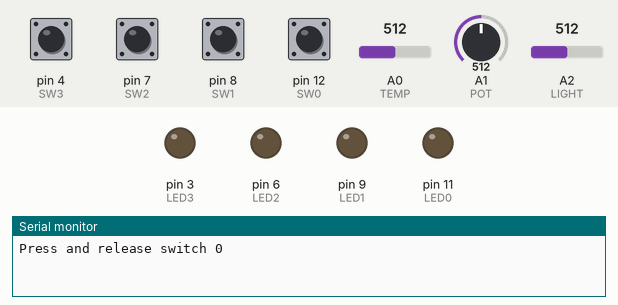
Bench run of a sketch on a simulated Arduino Uno, built with avr-gcc and run on an emulated ATmega328P. On the bench: output pins drawn as LEDs (lit = HIGH), the last lines printed to the serial monitor. The inputs (shaded band) are chosen by the test bench; at power-on: pin 4 (SW3), pin 7 (SW2), pin 8 (SW1), pin 12 (SW0) HIGH, A0 (TEMP) = 512, A1 (POT) = 512, A2 (LIGHT) = 512.

Above: at 1.2 s.
1.3 s: pin 12 (SW0) pulled LOW for 0.15 s
At 2.4 s:
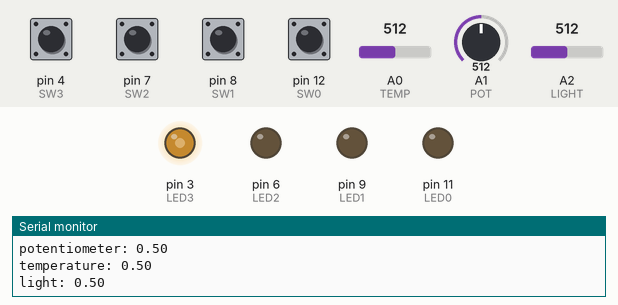
2.9 s: A0 (TEMP) set to 716
At 3.3 s:
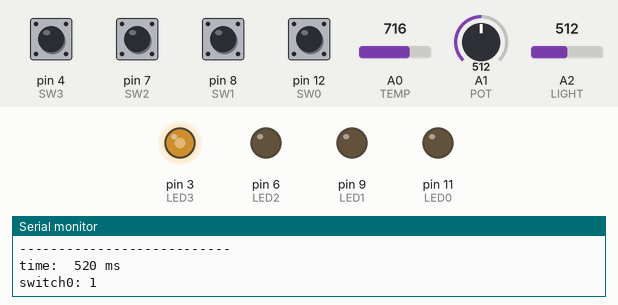
4.4 s: pin 7 (SW2) pulled LOW for 0.15 s
At 4.6 s:
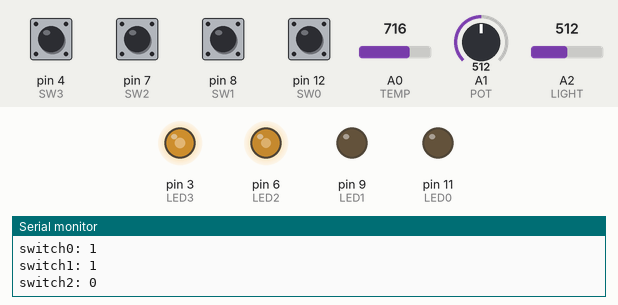
6.1 s: pin 8 (SW1) pulled LOW for 0.15 s
At 6.3 s:
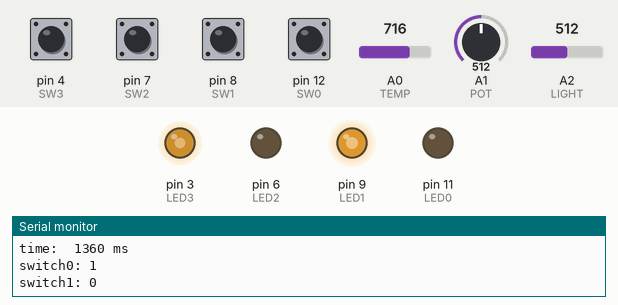
7.8 s: pin 12 (SW0) pulled LOW for 1 s
At 8.6 s:
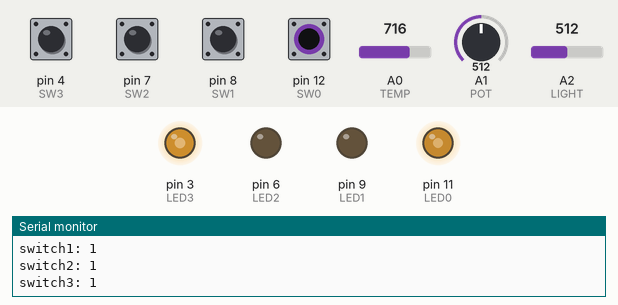
10.3 s: A1 (POT) set to 716
At 11.1 s:
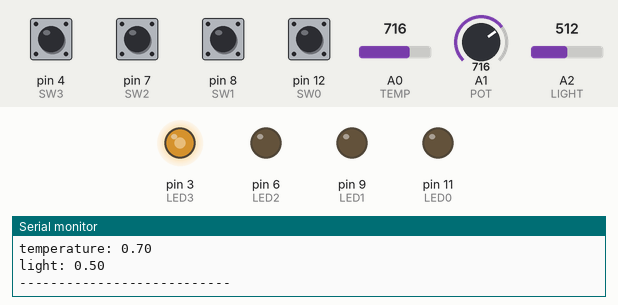
Timing chart, 0 to 13.3 s (numbered marks = the images above; inputs shaded):
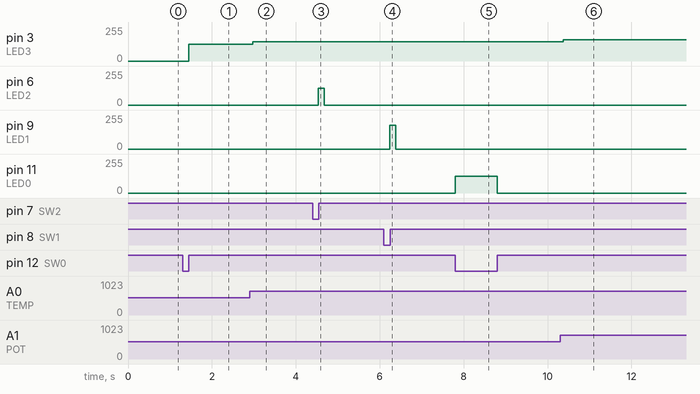

The sketch:

sketch_dec12a.ino
```cpp
// Symbolic Constants
#define LED0  11
#define LED1   9
#define LED2   6
#define LED3   3

#define SW0   12
#define SW1    8
#define SW2    7
#define SW3    4
#define TEMP  A0
#define POT   A1
#define LIGHT A2

#define ANAINMAX 1023  // enter the max value for analog reads here
#define ANAOUTMAX 255 // enter the max value for analog writes here

#define BAUD 9600

#define SAMPLES 100

int MEASUREDELAY = 0;

/////////////////////////////////////////////////////////////////////////////
// setup
void setup()
{
  pinMode( LED0, OUTPUT );
  pinMode( LED1, OUTPUT );
  pinMode( LED2, OUTPUT );
  pinMode( LED3, OUTPUT );

  pinMode( SW0,   INPUT_PULLUP );
  pinMode( SW1,   INPUT_PULLUP );
  pinMode( SW2,   INPUT_PULLUP );
  pinMode( SW3,   INPUT_PULLUP );
  pinMode( TEMP,  INPUT_PULLUP );
  pinMode( POT,   INPUT_PULLUP );
  pinMode( LIGHT, INPUT_PULLUP );

  Serial.begin( BAUD );

}

/////////////////////////////////////////////////////////////////////////////

/////////////////////////////////////////////////////////////////////////////
// wait_for_start
// Waits for a keypress in the Serial window
void wait_for_start()
{
  Serial.print("Press and release switch 0\n");
  while( HIGH == digitalRead(SW0) ) {}

  Serial.print("Release switch 0\n");
  while( LOW == digitalRead(SW0) ) {}
}

/////////////////////////////////////////////////////////////////////////////
// read_switches
// Reads the state of the four switches and updates passed in variables
void read_switches( int *switch0, int *switch1, int *switch2, int *switch3 )
{
  *switch0 = digitalRead( SW0 );
  *switch1 = digitalRead( SW1 );
  *switch2 = digitalRead( SW2 );
  *switch3 = digitalRead( SW3 );
}

/////////////////////////////////////////////////////////////////////////////
// read_pot
// Reads the potentiometer and returns its value as a percentage of the range
float read_pot( int port )
{
  float pot = analogRead( port );
  float percentage = pot / ANAINMAX;
  return percentage;
}

/////////////////////////////////////////////////////////////////////////////
// read_temp
// Reads the temp sensor and returns its value as a percentage of the range
float read_temp( int port )
{
  int temp = analogRead( port );
  return (float)temp / (float)ANAINMAX;
}

/////////////////////////////////////////////////////////////////////////////
// read_light
// Reads the light sensor and returns its value as a percentage of the range
float read_light( int port )
{
  int light = analogRead( port );
  return (float)light / (float)ANAINMAX;
}

/////////////////////////////////////////////////////////////////////////////
// set_LEDs
void set_LEDs( int switch0, int switch1, int switch2, int switch3,
               float pot, float temperature, float light )
{
  if( LOW == switch0 ) //Added = to make it ==
  {
    analogWrite( LED0, pot * ANAOUTMAX );
  }
  else
  {
    digitalWrite( LED0, LOW );
  }

  if( LOW == switch1 )
  {
    analogWrite( LED1, temperature * ANAOUTMAX );
  }
  else
  {
    digitalWrite( LED1, LOW );
  }

  if( LOW == switch2 )
  {
    analogWrite( LED2, light * ANAOUTMAX );
  }
  else
  {
    digitalWrite( LED2, LOW );
  }
  analogWrite( LED3, ((pot + temperature + light) / 3.0) * ANAOUTMAX );
}

/////////////////////////////////////////////////////////////////////////////
// print_stats
// prints settings to console window
void print_stats( int switch0, int switch1, int switch2, int switch3,
                  float pot, float temperature, float light,
                  int MEASUREDELAY )
{
  static int counter = 0;
  Serial.print("time:  ");
  Serial.print(MEASUREDELAY);
  Serial.print(" ms\n");
  Serial.print("switch0: ");
  Serial.print(switch0);
  Serial.print("\n");
  Serial.print("switch1: ");
  Serial.print(switch1);
  Serial.print("\n");
  Serial.print("switch2: ");
  Serial.print(switch2);
  Serial.print("\n");
  Serial.print("switch3: ");
  Serial.print(switch3);
  Serial.print("\n");
  Serial.print("potentiometer: ");
  Serial.print(pot);
  Serial.print("\n");
  Serial.print("temperature: ");
  Serial.print(temperature);
  Serial.print("\n");
  Serial.print("light: ");
  Serial.print(light);
  Serial.print("\n");
  Serial.print("---------------------------\n");
  // a command is missing here.  Roughly how often does this run?  How does
  // that relate to the time?
}

/////////////////////////////////////////////////////////////////////////////
// mark_end
// marks the end of a run
void mark_end() //Pretty sure this should be void
{
  Serial.print("ENDENDENDENDENDENDENDENDENDENDENDENDENDEND\n");
  Serial.end();
}


void loop()
{
  int switch0 = 0;
  int switch1 = 0;
  int switch2 = 0;
  int switch3 = 0;

  float temperature = 0;
  float pot = 0;
  float light = 0;

  int counter = 0;

  wait_for_start();

  for( counter = 0; counter < SAMPLES; ++counter )
  {
    read_switches( &switch0, &switch1, &switch2, &switch3 );
    pot = read_pot( POT );
    temperature = read_temp( TEMP );
    light = read_light( LIGHT );

    set_LEDs( switch0, switch1, switch2, switch3, pot, temperature, light );
    print_stats( switch0, switch1, switch2, switch3,
                 pot, temperature, light, MEASUREDELAY );

    delay(40);   // 40 millisecond gap between each data collection
    MEASUREDELAY += 40;  // increments measure delay
  }

  mark_end();
}
```

Source.c
```cpp
#include <stdio.h>

int main(void)
{
	FILE *data = fopen("C:/Users/email_000/Desktop/data.txt", "r");
	FILE *outfile = fopen("C:/Users/email_000/Desktop/newdata.csv", "w");

	if (data == NULL || outfile == NULL) // If the file doesn't open, print an error message
	{
		fprintf(stderr, "Error opening files\n");
		return 1;
	}

	fprintf(outfile, "time,switch0,switch1,switch2,switch3,potentiometer,temperature,light\n"); // Title bar on output file

	char time[15] = { 0 }; //Sets up arrays for each type of data
	char sw0[15] = { 0 };
	char sw1[15] = { 0 };
	char sw2[15] = { 0 };
	char sw3[15] = { 0 };
	char pot[15] = { 0 };
	char temp[15] = { 0 };
	char light[15] = { 0 };

	int samplesize = 100;
	char extra[30]; //Stuff that isnt the necessary numbers
	fscanf(data, "%s", &extra); //Gets rids of the lines where it asks to press sw0
	fscanf(data, "%s", &extra);
	fscanf(data, "%s", &extra);
	fscanf(data, "%s", &extra);
	fscanf(data, "%s", &extra);
	fscanf(data, "%s", &extra);
	fscanf(data, "%s", &extra);
	fscanf(data, "%s", &extra);

	for (int w = 0; w < 100; w++) //For loop which first takes the lines from the txt doc, and then prints it to the CSV file
	{
		fscanf(data, "%s", &extra); //Takes "time:" away
		fscanf(data, "%s", &time); //Takes delay time from txt doc, and put its in to an array
		fscanf(data, "%s", &extra); //Takes "ms" away
		fscanf(data, "%s", &extra); //Takes "switch0:" away
		fscanf(data, "%s", &sw0); //Takes sw0 value from txt doc, and put its in to an array
		fscanf(data, "%s", &extra); //Takes "switch1:" away
		fscanf(data, "%s", &sw1); //Takes sw1 value from txt doc, and put its in to an array
		fscanf(data, "%s", &extra); //Takes "switch2:" away
		fscanf(data, "%s", &sw2); //Takes sw2 from txt doc, and put its in to an array
		fscanf(data, "%s", &extra); //Takes "switch:" away
		fscanf(data, "%s", &sw3); //Takes sw3 from txt doc, and put its in to an array
		fscanf(data, "%s", &extra); //Takes "potentiometer:" away
		fscanf(data, "%s", &pot); //Takes pot value from txt doc, and put its in to an array
		fscanf(data, "%s", &extra); //Takes "temperature:" away
		fscanf(data, "%s", &temp); //Takes temp value from txt doc, and put its in to an array
		fscanf(data, "%s", &extra); //Takes "light:" away
		fscanf(data, "%s", &light); //Takes light value from txt doc, and put its in to an array
		fscanf(data, "%s", &extra); //Takes "--------" away

		fprintf(outfile, "%s,", time); //Prints the respective data values in order to the CSV file
		fprintf(outfile, "%s,", sw0);
		fprintf(outfile, "%s,", sw1);
		fprintf(outfile, "%s,", sw2);
		fprintf(outfile, "%s,", sw3);
		fprintf(outfile, "%s,", pot);
		fprintf(outfile, "%s,", temp);
		fprintf(outfile, "%s\n", light);

	}


	if (fclose(data) == EOF) //Closes the files, and makes sure they can be closed
	{
		fprintf(stderr, "Error closing data file\n");
		return 2;
	}

	if (fclose(outfile) == EOF)
	{
		return 3;
	}

	return 0;
}
```

Measured:
- after the input at 1.3 s, pin 3 (LED3): 0/255 → 127/255 after 0.15 s
- after the input at 2.9 s, pin 3 (LED3): 127/255 → 144/255 after 0.08 s
- after the input at 4.4 s, pin 6 (LED2): 0/255 → 127/255 after 0.13 s, → 0/255 0.14 s later
- after the input at 6.1 s, pin 9 (LED1): 0/255 → 178/255 after 0.14 s, → 0/255 0.14 s later
- after the input at 7.8 s, pin 11 (LED0): 0/255 → 127/255 at once, → 0/255 1.0 s later
- after the input at 10.3 s, pin 3 (LED3): 144/255 → 161/255 after 0.07 s
